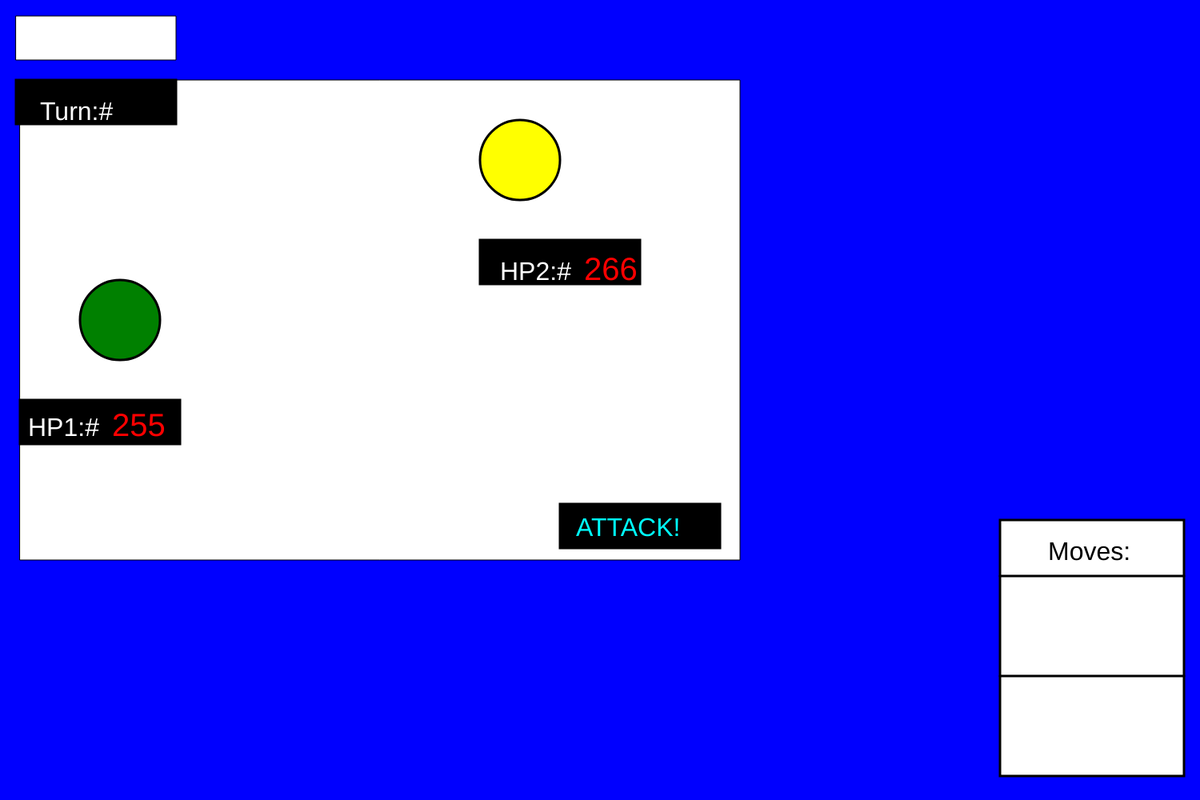
Frame 1 (no input)
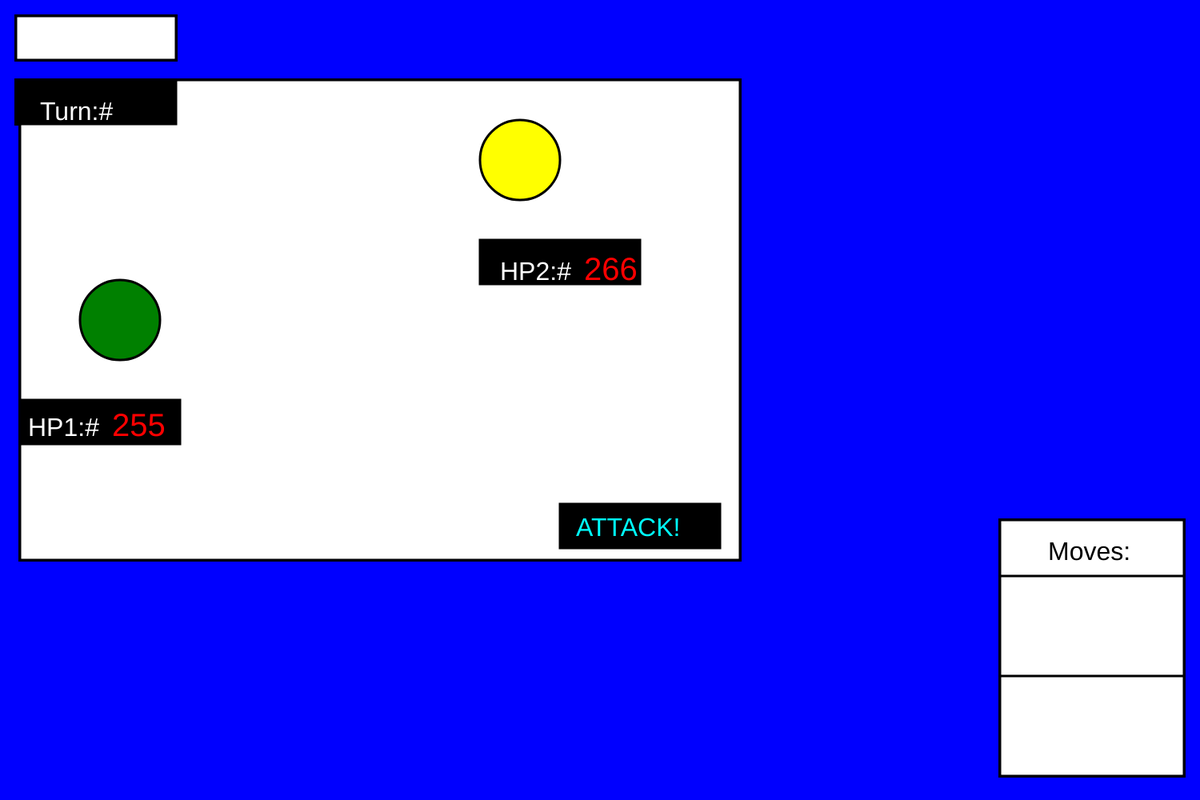
Frame 60 (no input)
Frame 120 (the mouse pressed at the canvas centre since frame 60): identical to frame 60, image omitted

The p5.js sketch that drew these frames (run headless with seeded random() and noise() and a simulated clock; from frame 60 on, the mouse is pressed at the canvas centre):

// p5.js sketch
// ── sketch.js
function setup() {
  createCanvas(1500, 1000);
  background("blue");
  function pokemon(name, move1, move2, hp, attack)
{
    this.name = name;
    this.move1 = move1;
    this.move2 = move2;
    this.hp = hp;
    this.attack = attack;
    

} 
    var charizard = {"name" : "Charizard",
    "move1": "Fire Blast","move2":"FlameThrower",
    "hp" : 266, "attack": 84};
    var pikachu = {"name": "Pikachu",
    "move1": "Iron Tail","move2":"Thunder Bolt",
    "hp": 150, "attack": 95};
    var chHp = charizard.hp;
    
    

}
 function draw(){
     fill("white");
     rect(20, 20, 200, 55);

                     fill("white");
                    rect(25,100,900,600);
                    strokeWeight(3);

                fill("black");
                rect(20,100,200,55)
    
                        textSize(32);
                        fill("white");
                        text("Turn:#", 50, 150);

                fill("black");
                 rect(25,500,200,55)

                            fill("black");
                            rect(600,300,200,55)

    fill("green");
    ellipse(150, 400, 100, 100);

    fill("yellow");
    ellipse(650, 200, 100, 100);


fill("black");
    rect(700,630,200,55)

    textSize(32);
      fill("aqua");
     text("ATTACK!", 720, 670);
     
     fill("white");
    rect(1250,650,230,320);
        textSize(32);
        fill("black");
        text("Moves:",1310,700);
        line(1250,720,1480,720);
        line(1250,845,1480,845);
    textSize(32);
      fill("white");
     text("HP1:#",35, 545);
    textSize(32);
      fill("white");
     text("HP2:#", 625, 350);
     
     

     
    textSize(40);
    fill("red");
    text(chHp,730, 350);

    textSize(40);
    fill("red");
    text(pikHp,140, 545);
    
    
}       
    function pokemon(name, move1, move2, hp, attack)
{
    this.name = name;
    this.move1 = move1;
    this.move2 = move2;
    this.hp = hp;
    this.attack = attack;
    
} 
    var charizard = {"name" : "Charizard",
    "move1": "Fire Blast","move2":"FlameThrower",
    "hp" : 266, "attack": 84};
    var pikachu = {"name": "Pikachu",
    "move1": "Iron Tail","move2":"Thunder Bolt",
    "hp": 255, "attack": 95};
    var chHp = charizard.hp;
    var pikHp = pikachu.hp;
    var pikAttack = pikachu.attack;
    var chAttack = charizard.attack;
function mouseClicked()
{
    if (mouseX > 700 && mouseX < 900 && mouseY > 630 && mouseY < 685)
    {
        console.log("Charizard's was decreased by 95!");
        chHp = chHp - pikAttack;

        
         console.log("Pikachu's was decreased by 84")
        pikHp = pikHp - chAttack;
    

        
        
    }
    
    return false;
 }




  




 
